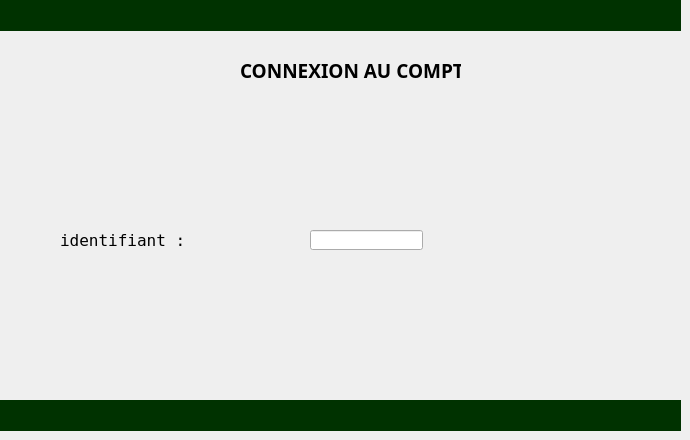
    <widget class="QWidget" name="page_11">
     <widget class="QLabel" name="colorr15">
      <property name="geometry">
       <rect>
        <x>0</x>
        <y>0</y>
        <width>681</width>
        <height>31</height>
       </rect>
      </property>
      <property name="styleSheet">
       <string notr="true">#colorr15
{
background-color:rgb(0, 50, 0);

}</string>
      </property>
      <property name="text">
       <string/>
      </property>
     </widget>
     <widget class="QLabel" name="colorr16">
      <property name="geometry">
       <rect>
        <x>0</x>
        <y>400</y>
        <width>681</width>
        <height>31</height>
       </rect>
      </property>
      <property name="styleSheet">
       <string notr="true">#colorr16
{
background-color:rgb(0, 50, 0);

}</string>
      </property>
      <property name="text">
       <string/>
      </property>
     </widget>
     <widget class="QLabel" name="fond7">
      <property name="geometry">
       <rect>
        <x>0</x>
        <y>30</y>
        <width>681</width>
        <height>371</height>
       </rect>
      </property>
      <property name="styleSheet">
       <string notr="true">#fond7
{
background-color: transparent;
   border-image:url(:/bon.jpg);
   background: none;
   border: none;
   background-repeat: none;
}
</string>
      </property>
      <property name="text">
       <string/>
      </property>
     </widget>
     <widget class="QLabel" name="retour_6">
      <property name="geometry">
       <rect>
        <x>50</x>
        <y>350</y>
        <width>91</width>
        <height>31</height>
       </rect>
      </property>
      <property name="styleSheet">
       <string notr="true">#retour_6
{
background-color: transparent;
   border-image:url(:/fle.png);
   background: none;
   border: none;
   background-repeat: none;
}
</string>
      </property>
      <property name="text">
       <string/>
      </property>
     </widget>
     <widget class="QPushButton" name="pushButton_flec4">
      <property name="geometry">
       <rect>
        <x>50</x>
        <y>350</y>
        <width>91</width>
        <height>31</height>
       </rect>
      </property>
      <property name="styleSheet">
       <string notr="true">#pushButton_flec4
{
background-color: transparent;
 
   background: none;
   border: none;
   background-repeat: none;
}
</string>
      </property>
      <property name="text">
       <string/>
      </property>
     </widget>
     <widget class="QLabel" name="label_29">
      <property name="geometry">
       <rect>
        <x>240</x>
        <y>50</y>
        <width>221</width>
        <height>41</height>
       </rect>
      </property>
      <property name="font">
       <font>
        <family>Source Code Pro</family>
        <pointsize>14</pointsize>
        <weight>75</weight>
        <bold>true</bold>
       </font>
      </property>
      <property name="styleSheet">
       <string notr="true">#label_3
{
color:rgb(243, 243, 243) ;
}
</string>
      </property>
      <property name="text">
       <string>CONNEXION AU COMPTE</string>
      </property>
     </widget>
     <widget class="QLabel" name="label_34">
      <property name="geometry">
       <rect>
        <x>60</x>
        <y>230</y>
        <width>151</width>
        <height>20</height>
       </rect>
      </property>
      <property name="font">
       <font>
        <family>Terminal</family>
        <pointsize>12</pointsize>
       </font>
      </property>
      <property name="text">
       <string>identifiant :</string>
      </property>
     </widget>
     <widget class="QLineEdit" name="lineEdit_idEtuCon">
      <property name="geometry">
       <rect>
        <x>310</x>
        <y>230</y>
        <width>113</width>
        <height>20</height>
       </rect>
      </property>
     </widget>
     <widget class="QLabel" name="label_35">
      <property name="geometry">
       <rect>
        <x>540</x>
        <y>340</y>
        <width>91</width>
        <height>41</height>
       </rect>
      </property>
      <property name="styleSheet">
       <string notr="true">#label_35
{
background-color: transparent;
   border-image:url(:/valid.png);
   background: none;
   border: none;
   background-repeat: none;
}
</string>
      </property>
      <property name="text">
       <string/>
      </property>
     </widget>
     <widget class="QPushButton" name="pushButton_valid3">
      <property name="geometry">
       <rect>
        <x>544</x>
        <y>340</y>
        <width>91</width>
        <height>41</height>
       </rect>
      </property>
      <property name="styleSheet">
       <string notr="true">#pushButton_valid3
{
background-color: transparent;
 
   background: none;
   border: none;
   background-repeat: none;
}
</string>
      </property>
      <property name="text">
       <string/>
      </property>
     </widget>
    </widget>
